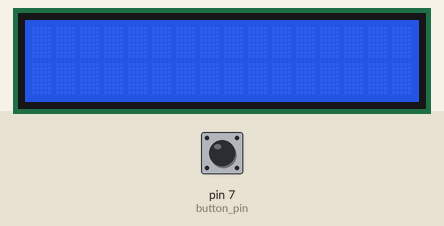
Bench run of a sketch on a simulated Arduino Uno, built with avr-gcc and run on an emulated ATmega328P. Shown: 16×2 character LCD. Inputs (shaded band) come from the test bench; at power-on: pin 7 (button_pin) LOW.

Above: at 1.2 s.
1.3 s: pin 7 (button_pin) pulled HIGH for 0.15 s
At 1.7 s:
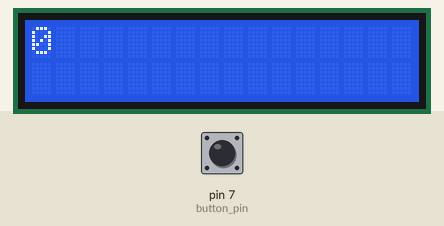
2.9 s: pin 7 (button_pin) pulled HIGH for 1 s
At 4.1 s:
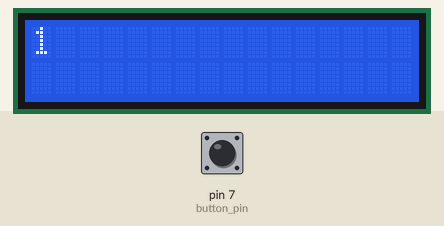
5.4 s: pin 7 (button_pin) pulled HIGH for 0.15 s
At 6.0 s:
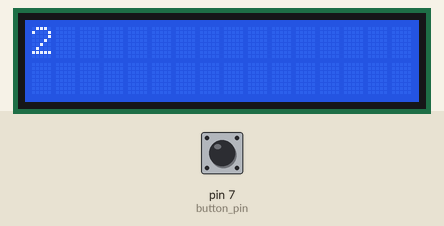
7.0 s: pin 7 (button_pin) pulled HIGH for 1 s
At 8.4 s:
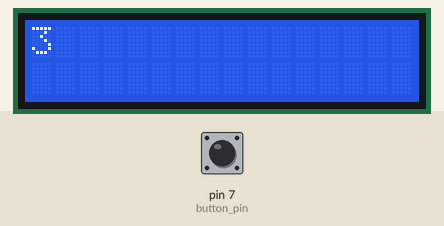
Timing chart, 0 to 10.0 s (numbered marks = the images above; inputs shaded):
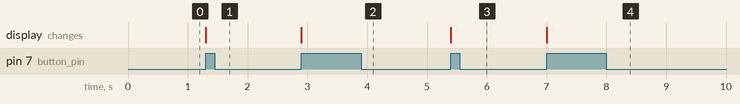

The sketch:

0_0_arduino_lcd_counter.ino
```cpp
// Link: https://www.tinkercad.com/things/6sB0y1oId8H-00arduinolcdcounter?sharecode=K7zGKjw6D90fohbtONV0h88mQ9YvNdiWuLlisUBLMok

#include <LiquidCrystal.h>

LiquidCrystal lcd(11,12,2,3,4,5);
int button_pin = 7;
int count = 0;

void setup()
{
  lcd.begin(16,2);
  pinMode(button_pin, INPUT);
}

void loop()
{
  if(digitalRead(button_pin) == HIGH)
  {
    lcd.setCursor(0,0);
    lcd.print(count++);							// Update the counter
    while(digitalRead(button_pin) == HIGH);		// It will keep
  }
}
```

Measured:
- after the input at 1.3 s, the display: changes at once (image 1)
- after the input at 2.9 s, the display: changes at once (image 2)
- after the input at 5.4 s, the display: changes at once (image 3)
- after the input at 7.0 s, the display: changes at once (image 4)
